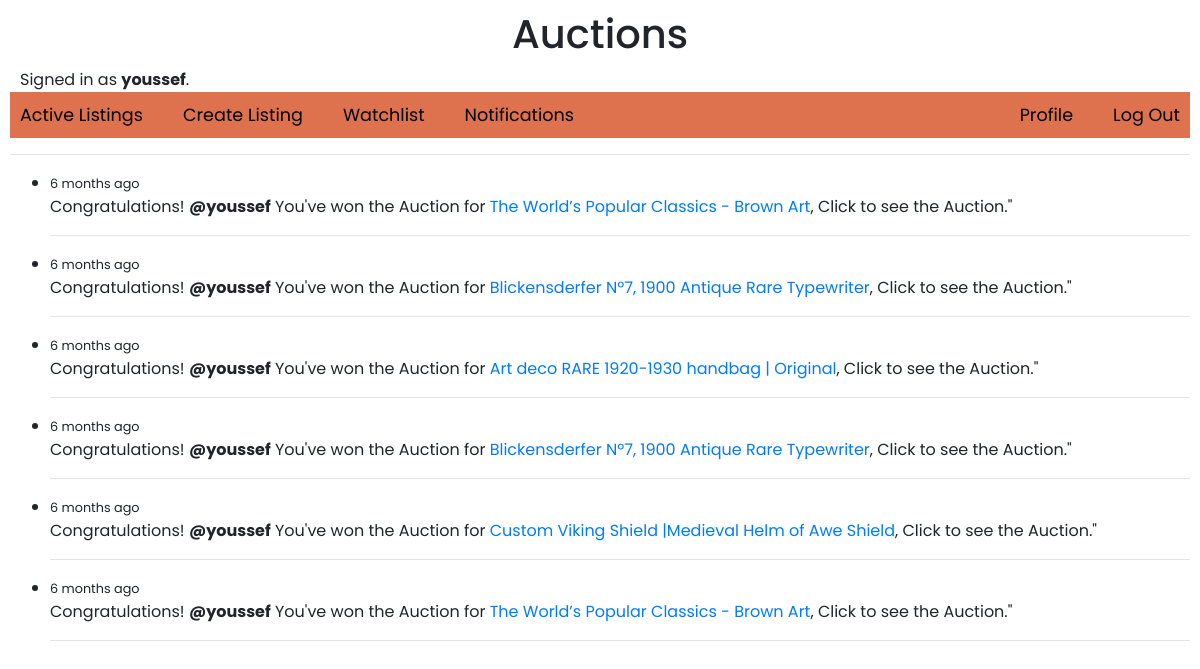
The app's page /Notifications (signed in) with its own data.
### auctions/models.py (models this page shows, shortened)
class User(AbstractUser):
    @cached_property
    def unread_notification_count(self):
        return Notification.objects.filter(user=self, is_read=False).count()

class Notification(models.Model):
    user = models.ForeignKey(User, on_delete=models.CASCADE)
    listing = models.ForeignKey(AuctionListing, on_delete=models.CASCADE)
    is_read = models.BooleanField(default=False)
    created = models.DateTimeField(auto_now_add=True)
    class Meta:
        ordering = ['-created']

class AuctionListing(models.Model):
    owner = models.ForeignKey(User, on_delete=models.CASCADE, related_name='listings')
    title = models.CharField(max_length=50)
    description = models.CharField(max_length=500, null=True, blank=True)
    primary_price = models.FloatField()
    imageUrl = models.URLField(null=True, blank=True)
    is_active = models.BooleanField(default=True)
    category = models.ForeignKey(Category, on_delete=models.CASCADE, related_name='categoryListings', null=True, blank=True)
    updated = models.DateTimeField(auto_now=True)
    created = models.DateTimeField(auto_now_add=True)
    class Meta:
        ordering = ['-created']
    def __str__(self):
        return self.title

### auctions/views.py (the view)
# urls.py: path("Notifications", views.Notifications, name="Notifications"),
@login_required(login_url='login')
def Notifications(request):
    notifications = Notification.objects.filter(user=request.user)
    notifications.update(is_read=True)
    context = {"notifications":notifications}
    return render(request, 'auctions/Notifications.html', context)

### auctions/templates/auctions/Notifications.html
{% extends "auctions/layout.html" %}
{% block body %}
<div>
    {% if notifications %}
    <ul>
        {% for notification in notifications %}
            <li>
                <small> {{ notification.created|timesince }} ago</small>
                <p>Congratulations! <strong>@{{notification.user}}</strong>
                    You've won the Auction for <a href="{% url 'listingPage' notification.listing.id%}">{{notification.listing}}</a>, Click to see the Auction."</p>
                <hr>
            </li>
        {% endfor %}
    </ul>
    {% else %}
    <h2>No Notifications</h2>
    {% endif %}
</div>
{% endblock %}

### auctions/templates/auctions/layout.html (shortened to what this page needs)
{% load static %}
<!DOCTYPE html>
<html lang="en">
    <head>
        <link rel="stylesheet" href="https://stackpath.bootstrapcdn.com/bootstrap/4.4.1/css/bootstrap.min.css">
        <link href="{% static 'auctions/styles.css' %}" rel="stylesheet">
    </head>
    <body>
        <h1 class="title">Auctions</h1>
        <div class="signedUser">
            {% if user.is_authenticated %}
                Signed in as <strong>{{ user.username }}</strong>.
            {% else %}
                Not signed in.
            {% endif %}
        </div>
        <ul class="nav" style="background-color: #de724f;">
            <li class="nav-item left-links">
                <a class="nav-link" href="{% url 'index' %}">Active Listings</a>
                {% if user.is_authenticated %}
                <a class="nav-link" href="{% url 'CreateListing' %}">Create Listing</a>
                <a class="nav-link" href="{% url 'watchlistPage' %}">Watchlist</a>
                <a class="nav-link {% if user.unread_notification_count > 0 %}has-unread{% endif %}" href="{% url 'Notifications' %}">Notifications
                </a>
                {% endif %}
            </li>
            {% if user.is_authenticated %}
                <li class="nav-item right-links">
                    <a class="nav-link" href="{% url 'Profile' %}">Profile</a>
                    <a class="nav-link" href="{% url 'logout' %}">Log Out</a>
                </li>
            {% else %}
                <li class="nav-item right-links">
                    <a class="nav-link" href="{% url 'login' %}">Log In</a>
                    <a class="nav-link" href="{% url 'register' %}">Register</a>
                </li>
            {% endif %}
        </ul>
        <hr>
        {% block body %}
        {% endblock %}
    </body>
</html>

### auctions/static/auctions/styles.css (style rules this page uses)
body { padding: 10px; font-family: 'Poppins', sans-serif; }
body .title { text-align: center; margin-bottom: 10px; }
.signedUser { margin-left: 10px; }
.nav { display: flex; justify-content: space-between; list-style: none; padding: 0; margin: 0; }
.nav-item { margin: 0; }
.nav-link { text-decoration: none; padding: 10px; }
.right-links { display: flex; align-items: center; gap: 20px; }
.left-links { display: flex; align-items: center; gap: 20px; }
.nav-item a { color: black; font-size: 1.1em; }

### records on screen
User: username "youssef"
Notification: created "6 months", user "youssef", listing "The World’s Popular Classics - Brown Art"
Notification: created "6 months", user "youssef", listing "Blickensderfer Nº7, 1900 Antique Rare Typewriter"
Notification: created "6 months", user "youssef", listing "Art deco RARE 1920-1930 handbag | Original"
Notification: created "6 months", user "youssef", listing "Blickensderfer Nº7, 1900 Antique Rare Typewriter"
Notification: created "6 months", user "youssef", listing "Custom Viking Shield |Medieval Helm of Awe Shield"
Notification: created "6 months", user "youssef", listing "The World’s Popular Classics - Brown Art"
